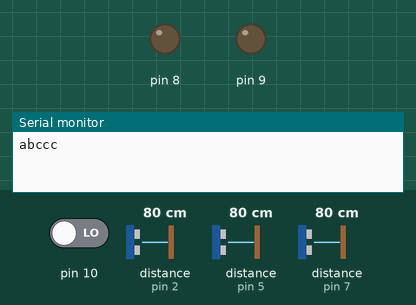
Recording of a sketch running on a simulated Arduino Uno, built with avr-gcc and run on an emulated ATmega328P. Shown: output pins drawn as LEDs (lit = HIGH), the last lines printed to the serial monitor. Wiring (inferred from the names in the program): 3 × ultrasonic range finder: trigger pin 3, echo pin 2 / trigger pin 4, echo pin 5 / trigger pin 6, echo pin 7. The test bench sets the inputs (shaded band); at power-on: distance to the obstacle (sensors on pin 2, pin 5, pin 7) 80 cm, pin 10 LOW. The echo pulse lasts 58.3 µs per cm; pins used as bus, display or sensor lines are not drawn.

Above: at 5.9 s.
6.0 s: distance to the obstacle (sensor on pin 2) set to 54 cm
12.1 s: distance to the obstacle (sensor on pin 2) set to 45 cm
At 15.9 s:
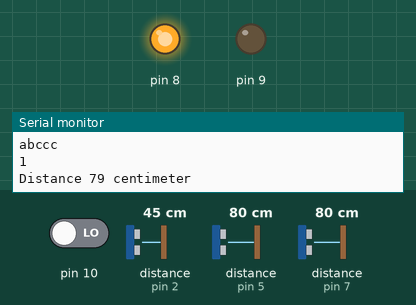
18.2 s: distance to the obstacle (sensor on pin 5) set to 84 cm
At 22.1 s:
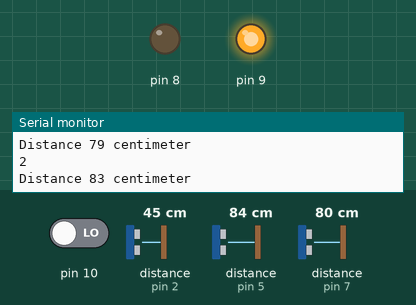
24.3 s: distance to the obstacle (sensor on pin 5) set to 2 cm
At 27.0 s:
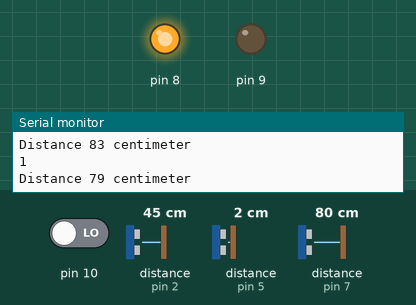
30.4 s: distance to the obstacle (sensor on pin 7) set to 56 cm
36.5 s: distance to the obstacle (sensor on pin 7) set to 46 cm
At 42.6 s:
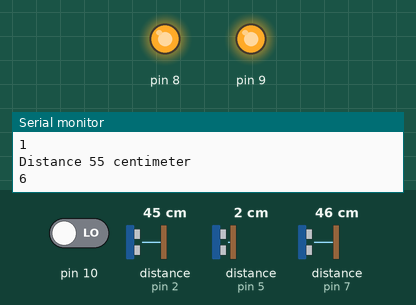
Timing chart, 0 to 43.9 s (numbered marks = the images above; inputs shaded):
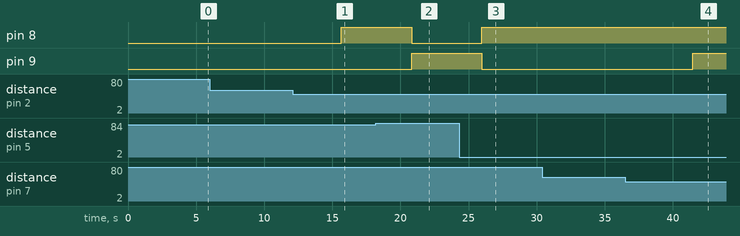

Measured:
- the behaviour switches between 51 and 50 cm on distance to the obstacle (sensor on pin 2) (found by bisection; images 0 and 1)
- the behaviour switches between 80 and 81 cm on distance to the obstacle (sensor on pin 5) (found by bisection; images 1 and 2)
- the behaviour switches between 51 and 50 cm on distance to the obstacle (sensor on pin 7) (found by bisection; images 3 and 4)
- after the input at 6.0 s, every drawn part: stays the same
- after the input at 12.1 s, pin 8: LOW → HIGH after 3.6 s
- after the input at 18.2 s, pin 8: HIGH → LOW after 2.6 s; pin 9: LOW → HIGH after 2.6 s
- after the input at 24.3 s, pin 8: LOW → HIGH after 1.7 s; pin 9: HIGH → LOW after 1.7 s
- after the input at 36.5 s, pin 9: LOW → HIGH after 5.0 s

The sketch:

srccode.ino
```cpp
#define trigPin1 4
#define echoPin1 5
#define trigPin2 6
#define echoPin2 7
#define trigPin3 3
#define echoPin3 2
#include <SoftwareSerial.h>
#include <Wire.h>
#define emergency 3
#define compass 2
#define SENSOR 1
#define MINDISTANCE 50
#include <Adafruit_Sensor.h>
#include <Adafruit_HMC5883_U.h>
SoftwareSerial bluetooth(0, 1);
long duration, distance, RightSensor, BackSensor, FrontSensor, LeftSensor;
Adafruit_HMC5883_Unified mag = Adafruit_HMC5883_Unified(12345);
int state = 1; int flag = 0;
int compassFlag = 0;
bool comp = true;
void displaySensorDetails(void)
{
  sensor_t sensor;
  mag.getSensor(&sensor);
  delay(500);
}
void setup()
{
  Serial.begin (9600);
  bluetooth.begin(9600);


  /* Initialise the sensor */
  if (!mag.begin())
  {
    /* There was a problem detecting the HMC5883 ... check your connections */
    Serial.println("Ooops, no HMC5883 detected ... Check your wiring!");
    while (1);
  }
  Serial.println("abccc");
  pinMode(trigPin1, OUTPUT);
  pinMode(echoPin1, INPUT);
  pinMode(trigPin2, OUTPUT);
  pinMode(echoPin2, INPUT);
  pinMode(trigPin3, OUTPUT);
  pinMode(echoPin3, INPUT);
  pinMode(8, OUTPUT);
  pinMode(9, OUTPUT);
  pinMode(10, INPUT);
}

void loop() {
  int input = digitalRead(10);
  if (input == 1) {
    digitalWrite(8, LOW);
    digitalWrite(9, LOW);
    if (flag == 0) {
      flag = 1;
    }
    delay(6000);
    input = digitalRead(10);
    if (input == 1) {
      flag = 2;
    }
  }
  if (flag == 1) {
    state = compass;
    flag = 0;
  }
  if (flag == 2) {
    flag = 0;
    state = emergency;
  }
  if (state == compass) {
    if (comp) {
      Serial.println("3");
      comp = false;
    }
    operateCompass();
  }
  else if (state == emergency) {
    operateEmergency();
  }
  else {
    operateSensor();
  }
}
void operateSensor(void) {
  SonarSensor(trigPin1, echoPin1);
  RightSensor = distance;
  SonarSensor(trigPin2, echoPin2);
  LeftSensor = distance;
  SonarSensor(trigPin3, echoPin3);
  FrontSensor = distance;
  if (FrontSensor < MINDISTANCE) {
    if (RightSensor < MINDISTANCE && LeftSensor < MINDISTANCE) {
      digitalWrite(8, HIGH);
      digitalWrite(9, HIGH);
      Serial.println("6");
    }
    else {
      if (RightSensor > LeftSensor) {
        digitalWrite(9, HIGH);
        digitalWrite(8, LOW);
        Serial.println("2");
        Serial.print("Distance ");
        Serial.print(RightSensor);
        Serial.println(" centimeter");
      }
      else {
        digitalWrite(8, HIGH);
        digitalWrite(9, LOW);
        Serial.println("1");
        Serial.print("Distance ");
        Serial.print(LeftSensor);
        Serial.println(" centimeter");
      }
    }
  }
  else {
    digitalWrite(8, LOW);
    digitalWrite(9, LOW);
  }
//    Serial.print(LeftSensor);
//    Serial.print(" - ");
//    Serial.print(FrontSensor);
//    Serial.print(" - ");
//    Serial.println(RightSensor);
  delay(5000);
}


void operateCompass(void) {

  sensors_event_t event;
  mag.getEvent(&event);


  float heading = atan2(event.magnetic.y+31, event.magnetic.x-8);

  if (heading < 0)
    heading += 2 * PI;
  if (heading > 2 * PI)
    heading -= 2 * PI;
  float headingDegrees = heading * 180 / M_PI;
//   Serial.print(headingDegrees);
//   Serial.println("hi");
  if (headingDegrees > 340 || headingDegrees < 20)
  { Serial.println("4");
    compassFlag++;
    digitalWrite(8, HIGH);
    digitalWrite(9, HIGH);
    delay(500);
    digitalWrite(8, LOW);
    digitalWrite(9, LOW);
  }
  if (compassFlag == 3) {
    compassFlag = 0;
    state = SENSOR;
    comp = true;
  }
  delay(500);
}
void operateEmergency(void) {
  Serial.println("5");
  state = SENSOR;
  delay(10000);
}
void SonarSensor(int trigPin, int echoPin)
{
  digitalWrite(trigPin, LOW);
  delayMicroseconds(2);
  digitalWrite(trigPin, HIGH);
  delayMicroseconds(10);
  digitalWrite(trigPin, LOW);
  duration = pulseIn(echoPin, HIGH);
  distance = (duration / 2) / 29.1;
  delay(50);
}
```
